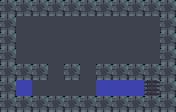

Tiled map render using the project's own tile images. Description and the whole map definition, tile-layer contents included, below:
An orthogonal 11x7 tile map with 16x16 px tiles, 1 tile layer (terrain) and 5 objects.

<map version="1.10" tiledversion="1.11.2" orientation="orthogonal" renderorder="right-down" width="11" height="7" tilewidth="16" tileheight="16" infinite="0" nextlayerid="3" nextobjectid="6">
 <properties>
  <property name="name" value="Drop Shaft" />
  <property name="author" value="moineau" />
  <property name="goldMoves" type="int" value="80" />
  <property name="goldTime" type="float" value="18.1" />
  <property name="platinumMoves" type="int" value="72" />
 </properties>
 <tileset firstgid="1" source="tileset.tsx" />
 <layer id="1" name="terrain" width="11" height="7">
  <data encoding="csv">
4,4,4,4,4,4,4,4,4,4,4,
4,1,1,1,1,1,1,1,1,1,4,
4,1,1,1,1,1,1,1,1,1,4,
4,1,1,1,1,1,1,1,1,1,4,
4,4,4,1,4,1,4,4,4,4,4,
4,3,1,1,1,1,3,3,3,5,4,
4,4,4,4,4,4,4,4,4,4,4
</data>
 </layer>
 <objectgroup id="2" name="objects">
  <object id="1" gid="6" x="16" y="32" width="16" height="16" />
  <object id="2" gid="9" x="48" y="48" width="16" height="16" />
  <object id="3" gid="9" x="112" y="48" width="16" height="16" />
  <object id="4" gid="9" x="80" y="64" width="16" height="16" />
  <object id="5" gid="9" x="48" y="96" width="16" height="16" />
 </objectgroup>
</map>
